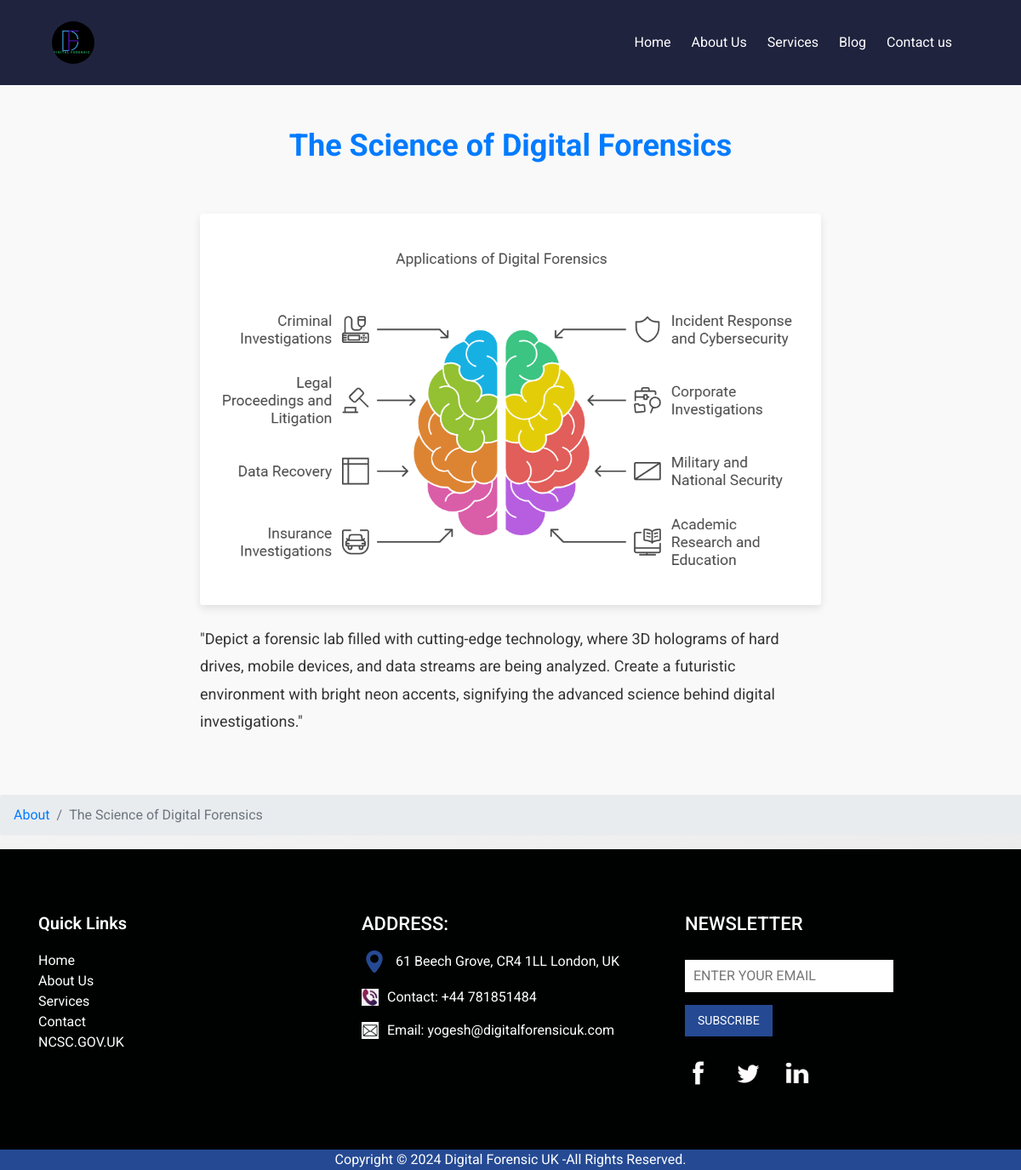
Page /about/9/ on the committed database.
### forensicApp/models.py (models this page shows, shortened)
class About(models.Model):
    title = models.CharField(max_length=100)
    description = models.TextField()
    image = models.ImageField(upload_to='media')

### forensicApp/views.py (the view)
# urls.py: path('about/<int:pk>/', views.about_detail, name='about_detail'),
def about_detail(reqeust, pk):
    about = get_object_or_404(About, pk=pk)
    return render(reqeust, 'about_detail.html', {'about':about})

### templates/about_detail.html (shortened to what this page needs)
{% extends 'base.html' %}
{% block content %}
<section class="blog_detail_section layout_padding">
    <div class="container">
        <div class="row">
            <div class="col-12 text-center mb-5">
                <h2 class="section_title">{{ about.title }}</h2>
            </div>
        </div>
        <div class="row">
            <div class="col-md-8 offset-md-2">
                <div class="blog_detail_image mb-4">
                    <img src="{{ about.image.url }}" class="img-fluid rounded" alt="{{ blog.title }}">
                </div>
                <div class="blog_detail_content">
                    <p>{{ about.description }}</p>
                </div>
            </div>
        </div>
    </div>
</section>
<nav aria-label="breadcrumb">
    <ol class="breadcrumb">
        <li class="breadcrumb-item"><a href="{% url 'about' %}">About</a></li>
        <li class="breadcrumb-item active" aria-current="page">{{ about.title }}</li>
    </ol>
</nav>
{% endblock %}

### static/css/style.css (style rules this page uses)
body { font-family: "Open Sans", sans-serif; background-color: #fffcf4; }
.layout_padding { padding: 75px 0; }
a, a:hover, a:focus { text-decoration: none; }

### static/css/client_feedback.css (style rules this page uses)
.mb-5 { margin-bottom: 3rem !important; color: rgb(9, 10, 10); }

### static/css/contacts.css (style rules this page uses)
body { font-family: 'Arial', sans-serif; background: linear-gradient(135deg, #f9f9f9, #eaeaea); margin: 0; padding: 0; overflow-x: hidden; }

### static/css/blog_style.css (style rules this page uses)
.section_title { font-size: 36px; font-weight: bold; color: #007bff; margin-bottom: 10px; }
.blog_detail_section { padding: 50px 0; background-color: #f9f9f9; }
.blog_detail_image img { width: 100%; border-radius: 10px; box-shadow: 0 4px 10px rgba(0, 0, 0, 0.1); }
.blog_detail_content { font-size: 18px; line-height: 1.8; color: #333; }
.blog_detail_content p { margin-bottom: 20px; }

### static/css/slider.css (style rules this page uses)
* { box-sizing: border-box; margin: 0; padding: 0; }
body { font-family: 'Roboto', sans-serif; line-height: 1.5; background-color: #f8f9fa; }

### rows in the picture
About: title "The Science of Digital Forensics", image (picture), description "\"Depict a forensic lab filled with cutting-edge technology, where 3D holograms of hard drives, mobile devices, and data streams are being analyzed. Create a futuristic environment with bright neon accents, signifying the advanced science behind digital investigations.\""
